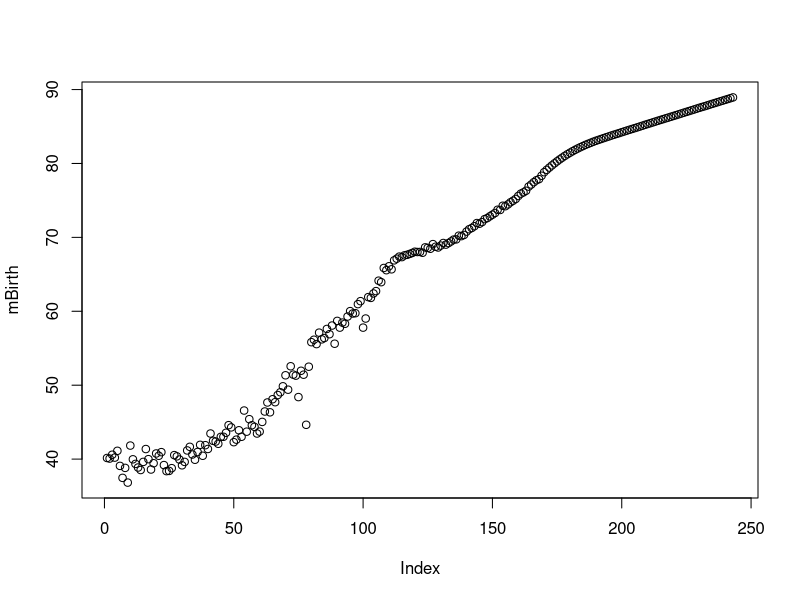
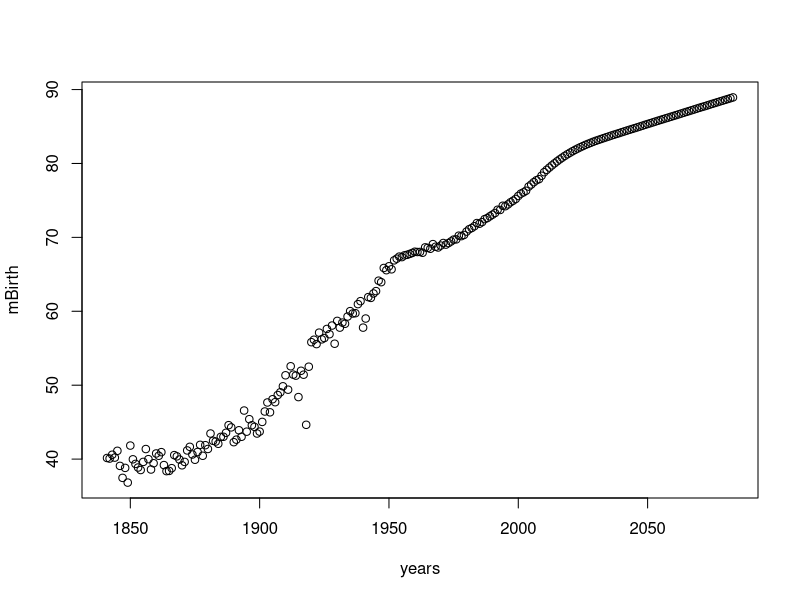
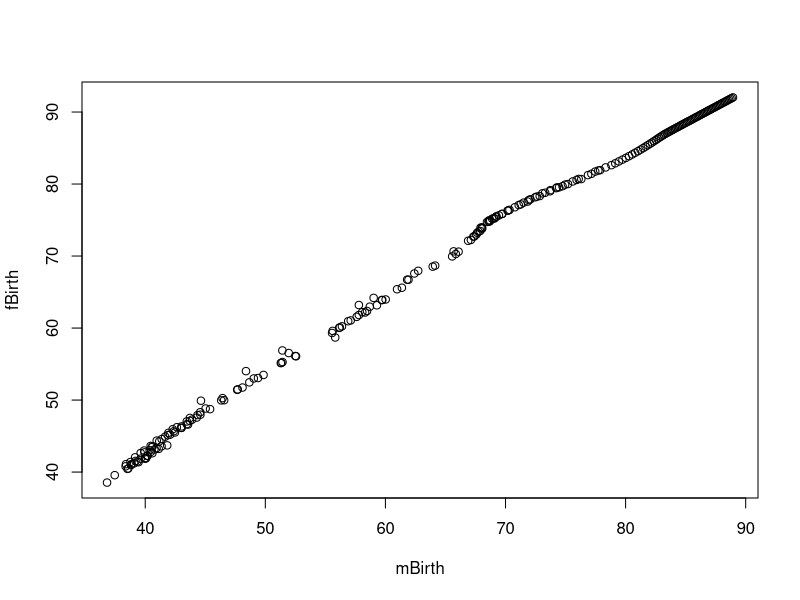

Source code (R) for these figures, in order:
## ---- chunk 1
birth <- read.delim("data/UKBirthRate.tsv")

## ---- chunk 2
head(birth)
dim(birth)
## ---- chunk 3
summary(birth)
str(birth)
## ---- chunk 4
birth[1:10,1]
## ---- chunk 5
birth[1,]
birth[,1]
## ---- chunk 6
dim(birth)
birth[1,]
dim(birth)
## ---- chunk 7
mBirth <- birth[,2]
mBirth
## ---- chunk 8
mBirth <- birth$Male.babies
mBirth
## ---- chunk 9
plot(mBirth)
## ---- chunk 10
years <- birth$Age
plot(years, mBirth)
## ---- chunk 11
fBirth <- birth$Female.babies

plot(mBirth, fBirth)
